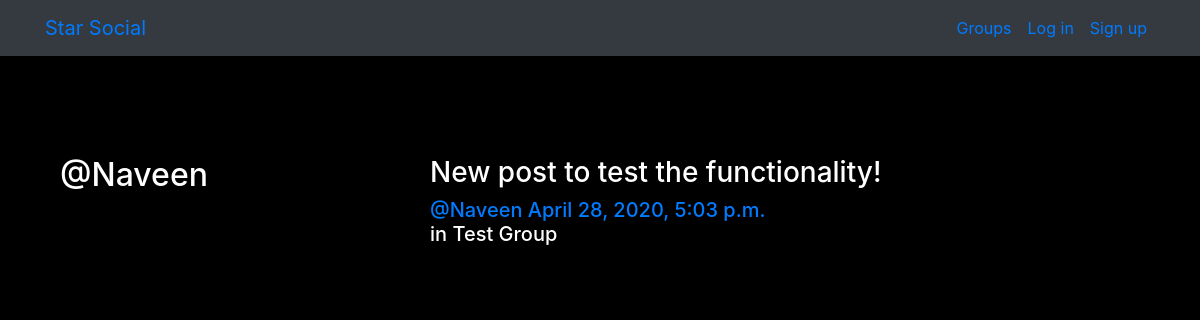
Screenshot of /posts/by/Naveen with the database file from the repository.
### posts/models.py (models this page shows, shortened)
class Post(models.Model):
    user = models.ForeignKey(User,related_name='posts',on_delete=models.CASCADE)
    created_at = models.DateTimeField(auto_now=True)
    message = models.TextField()
    group = models.ForeignKey(Group,related_name='posts',null=True,blank=True,on_delete=models.CASCADE)
    class Meta:
        ordering = ['-created_at']
        unique_together = ['user','message']

### groups/models.py (models this page shows, shortened)
class Group(models.Model):
    name = models.CharField(max_length=255,unique=True)
    slug = models.SlugField(allow_unicode=True,unique=True)
    description = models.TextField(blank=True,default='')
    members = models.ManyToManyField(User,through='GroupMember')
    class Meta:
        ordering = ['name']

### posts/views.py (the view)
# urls.py: path('by/<username>',views.UserPosts.as_view(),name='for_user'),
class UserPosts(generic.ListView):
    model = models.Post
    template_name = 'posts/user_post_list.html'
    def get_queryset(self):
        try:
            self.post_user = User.objects.prefetch_related('posts').get(username__iexact=self.kwargs.get('username'))
        except User.DoesNotExists:
            raise Http404
        else:
            return self.post_user.posts.all()
    def get_context_data(self,**kwargs):
        context = super().get_context_data(**kwargs)
        context['post_user'] = self.post_user
        return context

### posts/templates/posts/user_post_list.html
{% extends 'posts/post_base.html' %}
{% block prepost %}
  <div class="col-md-4">
    <h2>@{{post_user.username}}</h2>
  </div>
{% endblock %}
{% block post_content %}
  <div class="col-md-8">
    {% for post in post_list %}
      {% include 'posts/_post.html' %}
    {% endfor %}
  </div>
{% endblock %}

### posts/templates/posts/_post.html (shortened to what this page needs)
<div class="media">
  <div class="media-body">
    <h3>{{ post.message|safe }}</h3>
    <h5 class="media-heading">
      <span class="username">
        <a href="{% url 'posts:for_user' username=post.user.username %}">@{{post.user.username}}</a>
      </span>
      <time class="time">
        <a href="{% url 'posts:single' username=post.user.username pk=post.pk %}">
          {{post.created_at}}
        </a>
      </time>
      <br>
      {% if post.group %}
        <span class="group-name">in {{ post.group.name }}</span>
      {% endif %}
    </h5>
  </div>
</div>

### static/socialwebapp/css/master.css (style rules this page uses)
body { margin: 0; overflow: hidden; background-color: black; color:white; }

### static/css/master.css (style rules this page uses)
html, body { height: 100%; width: 100%; overflow: hidden; background: black; margin: 0; }

### rows the page displays
Post: message "New post to test the functionality!", user.username "Naveen", created_at "April 28, 2020, 5:03 p.m.", group.name "Test Group"

### other values shown
{{ post_user.username }} "Naveen"
